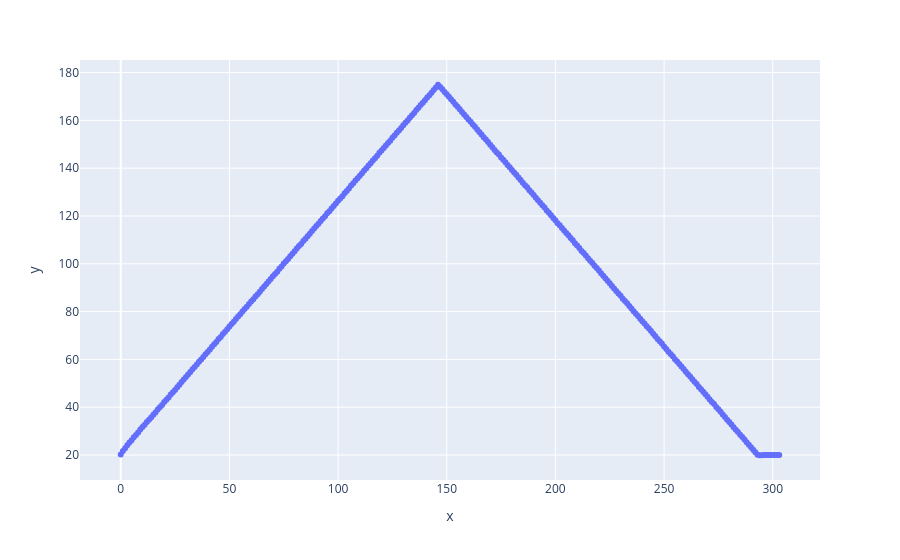

Notebook code for this chart:
### Markdown cell above
### 304

### Code cell
path = r'E:\PEG_g_PLA Nikos 2025\SC5732\Brushes_PEG_PLA\Brushes_PEG_PLA_PA304_97_3_600DP_firstheat_175C_and_back'
Exp = BM26_experiment(path)
T = Exp.get_T_profile()

q, I_array = Exp.integrate1d_SAXS(ai, 1000, mask=img_mask, unit='q_nm^-1')

T = Exp.get_T_profile()
# px.scatter(x = range(len(T)), y = T)

I_calib = calibrate(q, I_array, 5, 6)
px.scatter(x = range(len(T)), y = T)

### Figure 1 — Plotly figure (JSON) as saved in the notebook; plotly's stock layout.template omitted (floating-point values rounded to 4 significant figures; data arrays with more than 128 entries replaced by an {"elided": "..."} marker saying what was removed)
{"data": [{"hovertemplate": "x=%{x}<br>y=%{y}<extra></extra>", "legendgroup": "", "marker": {"color": "#636efa", "symbol": "circle"}, "mode": "markers", "name": "", "orientation": "v", "showlegend": false, "type": "scatter", "x": {"elided": "304 int values"}, "xaxis": "x", "y": {"elided": "304 float values"}, "yaxis": "y"}], "layout": {"legend": {"tracegroupgap": 0}, "margin": {"t": 60}, "xaxis": {"anchor": "y", "domain": [0, 1], "title": {"text": "x"}}, "yaxis": {"anchor": "x", "domain": [0, 1], "title": {"text": "y"}}}}
